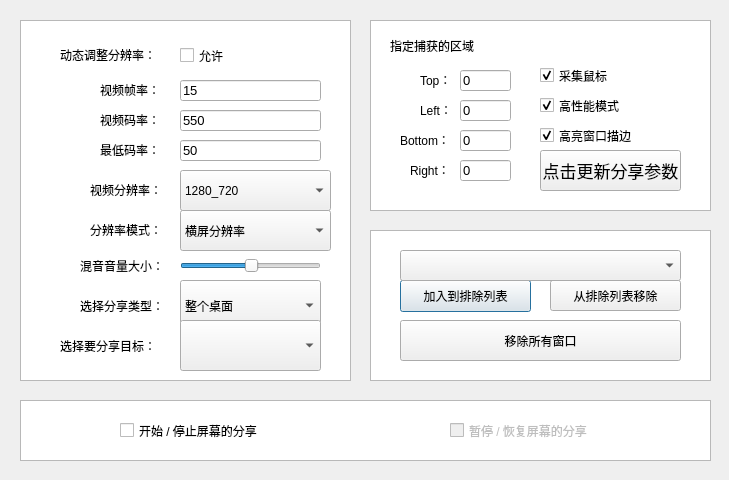
<?xml version="1.0" encoding="UTF-8"?>
<ui version="4.0">
 <class>TestScreenSharing</class>
 <widget class="QDialog" name="TestScreenSharing">
  <property name="geometry">
   <rect>
    <x>0</x>
    <y>0</y>
    <width>729</width>
    <height>480</height>
   </rect>
  </property>
  <property name="windowTitle">
   <string>屏幕录制分享</string>
  </property>
  <widget class="QPushButton" name="addExcludedShareWindow">
   <property name="geometry">
    <rect>
     <x>400</x>
     <y>280</y>
     <width>131</width>
     <height>32</height>
    </rect>
   </property>
   <property name="text">
    <string>加入到排除列表</string>
   </property>
  </widget>
  <widget class="QLineEdit" name="videoFps">
   <property name="geometry">
    <rect>
     <x>180</x>
     <y>80</y>
     <width>141</width>
     <height>21</height>
    </rect>
   </property>
   <property name="font">
    <font>
     <pointsize>10</pointsize>
    </font>
   </property>
   <property name="text">
    <string>15</string>
   </property>
   <property name="readOnly">
    <bool>false</bool>
   </property>
   <property name="placeholderText">
    <string/>
   </property>
  </widget>
  <widget class="QCheckBox" name="pauseScreenCaptureBox">
   <property name="enabled">
    <bool>false</bool>
   </property>
   <property name="geometry">
    <rect>
     <x>450</x>
     <y>420</y>
     <width>191</width>
     <height>21</height>
    </rect>
   </property>
   <property name="text">
    <string>暂停 / 恢复屏幕的分享</string>
   </property>
  </widget>
  <widget class="QPushButton" name="selectScreenCaptureTarget">
   <property name="geometry">
    <rect>
     <x>540</x>
     <y>150</y>
     <width>141</width>
     <height>41</height>
    </rect>
   </property>
   <property name="font">
    <font>
     <pointsize>13</pointsize>
    </font>
   </property>
   <property name="text">
    <string>点击更新分享参数</string>
   </property>
  </widget>
  <widget class="QPushButton" name="removeAllExcludedShareWindow">
   <property name="geometry">
    <rect>
     <x>400</x>
     <y>320</y>
     <width>281</width>
     <height>41</height>
    </rect>
   </property>
   <property name="text">
    <string>移除所有窗口</string>
   </property>
  </widget>
  <widget class="QLabel" name="label_8">
   <property name="geometry">
    <rect>
     <x>100</x>
     <y>80</y>
     <width>71</width>
     <height>20</height>
    </rect>
   </property>
   <property name="text">
    <string>视频帧率：</string>
   </property>
  </widget>
  <widget class="QLineEdit" name="right">
   <property name="geometry">
    <rect>
     <x>460</x>
     <y>160</y>
     <width>51</width>
     <height>21</height>
    </rect>
   </property>
   <property name="font">
    <font>
     <pointsize>10</pointsize>
    </font>
   </property>
   <property name="text">
    <string>0</string>
   </property>
   <property name="readOnly">
    <bool>false</bool>
   </property>
   <property name="placeholderText">
    <string/>
   </property>
  </widget>
  <widget class="QLineEdit" name="minVideoBitrate">
   <property name="geometry">
    <rect>
     <x>180</x>
     <y>140</y>
     <width>141</width>
     <height>21</height>
    </rect>
   </property>
   <property name="font">
    <font>
     <pointsize>10</pointsize>
    </font>
   </property>
   <property name="text">
    <string>50</string>
   </property>
   <property name="readOnly">
    <bool>false</bool>
   </property>
   <property name="placeholderText">
    <string/>
   </property>
  </widget>
  <widget class="QComboBox" name="screenCaptureSourceType">
   <property name="geometry">
    <rect>
     <x>180</x>
     <y>280</y>
     <width>141</width>
     <height>51</height>
    </rect>
   </property>
   <property name="currentText">
    <string>整个桌面</string>
   </property>
   <property name="currentIndex">
    <number>1</number>
   </property>
   <property name="maxVisibleItems">
    <number>2</number>
   </property>
   <property name="minimumContentsLength">
    <number>0</number>
   </property>
   <item>
    <property name="text">
     <string>某个窗口</string>
    </property>
   </item>
   <item>
    <property name="text">
     <string>整个桌面</string>
    </property>
   </item>
  </widget>
  <widget class="QPushButton" name="removeExcludedShareWindow">
   <property name="geometry">
    <rect>
     <x>550</x>
     <y>280</y>
     <width>131</width>
     <height>31</height>
    </rect>
   </property>
   <property name="text">
    <string>从排除列表移除</string>
   </property>
  </widget>
  <widget class="QLabel" name="label_10">
   <property name="geometry">
    <rect>
     <x>60</x>
     <y>39</y>
     <width>101</width>
     <height>31</height>
    </rect>
   </property>
   <property name="text">
    <string>动态调整分辨率：</string>
   </property>
  </widget>
  <widget class="QLabel" name="sdkVersionLabel_4">
   <property name="geometry">
    <rect>
     <x>80</x>
     <y>290</y>
     <width>101</width>
     <height>31</height>
    </rect>
   </property>
   <property name="text">
    <string>选择分享类型：</string>
   </property>
  </widget>
  <widget class="QCheckBox" name="enableHighLight">
   <property name="geometry">
    <rect>
     <x>540</x>
     <y>120</y>
     <width>111</width>
     <height>31</height>
    </rect>
   </property>
   <property name="text">
    <string>高亮窗口描边</string>
   </property>
   <property name="checked">
    <bool>true</bool>
   </property>
  </widget>
  <widget class="QLabel" name="label_11">
   <property name="geometry">
    <rect>
     <x>420</x>
     <y>100</y>
     <width>41</width>
     <height>20</height>
    </rect>
   </property>
   <property name="text">
    <string>Left：</string>
   </property>
  </widget>
  <widget class="QCheckBox" name="startScreenCaptureButton">
   <property name="geometry">
    <rect>
     <x>120</x>
     <y>420</y>
     <width>221</width>
     <height>21</height>
    </rect>
   </property>
   <property name="text">
    <string>开始 / 停止屏幕的分享</string>
   </property>
  </widget>
  <widget class="QLineEdit" name="top">
   <property name="geometry">
    <rect>
     <x>460</x>
     <y>70</y>
     <width>51</width>
     <height>21</height>
    </rect>
   </property>
   <property name="font">
    <font>
     <pointsize>10</pointsize>
    </font>
   </property>
   <property name="text">
    <string>0</string>
   </property>
   <property name="readOnly">
    <bool>false</bool>
   </property>
   <property name="placeholderText">
    <string/>
   </property>
  </widget>
  <widget class="QCheckBox" name="enableCaptureMouse">
   <property name="geometry">
    <rect>
     <x>540</x>
     <y>60</y>
     <width>81</width>
     <height>31</height>
    </rect>
   </property>
   <property name="text">
    <string>采集鼠标</string>
   </property>
   <property name="checked">
    <bool>true</bool>
   </property>
  </widget>
  <widget class="QLabel" name="sdkVersionLabel_7">
   <property name="geometry">
    <rect>
     <x>60</x>
     <y>330</y>
     <width>111</width>
     <height>31</height>
    </rect>
   </property>
   <property name="text">
    <string>选择要分享目标：</string>
   </property>
  </widget>
  <widget class="QComboBox" name="screenCaptureSources">
   <property name="enabled">
    <bool>true</bool>
   </property>
   <property name="geometry">
    <rect>
     <x>180</x>
     <y>320</y>
     <width>141</width>
     <height>51</height>
    </rect>
   </property>
   <property name="currentText">
    <string/>
   </property>
   <property name="currentIndex">
    <number>-1</number>
   </property>
   <property name="maxVisibleItems">
    <number>2</number>
   </property>
  </widget>
  <widget class="QLabel" name="sdkVersionLabel_3">
   <property name="geometry">
    <rect>
     <x>80</x>
     <y>250</y>
     <width>91</width>
     <height>31</height>
    </rect>
   </property>
   <property name="text">
    <string>混音音量大小：</string>
   </property>
  </widget>
  <widget class="QCheckBox" name="enableHighPerformance">
   <property name="geometry">
    <rect>
     <x>540</x>
     <y>90</y>
     <width>101</width>
     <height>31</height>
    </rect>
   </property>
   <property name="text">
    <string>高性能模式</string>
   </property>
   <property name="checked">
    <bool>true</bool>
   </property>
  </widget>
  <widget class="QLabel" name="label_20">
   <property name="geometry">
    <rect>
     <x>410</x>
     <y>160</y>
     <width>41</width>
     <height>20</height>
    </rect>
   </property>
   <property name="text">
    <string>Right：</string>
   </property>
  </widget>
  <widget class="QLabel" name="label_6">
   <property name="geometry">
    <rect>
     <x>90</x>
     <y>220</y>
     <width>81</width>
     <height>20</height>
    </rect>
   </property>
   <property name="text">
    <string>分辨率模式：</string>
   </property>
  </widget>
  <widget class="QLabel" name="label_5">
   <property name="geometry">
    <rect>
     <x>90</x>
     <y>180</y>
     <width>111</width>
     <height>20</height>
    </rect>
   </property>
   <property name="text">
    <string>视频分辨率：</string>
   </property>
  </widget>
  <widget class="QLineEdit" name="bottom">
   <property name="geometry">
    <rect>
     <x>460</x>
     <y>130</y>
     <width>51</width>
     <height>21</height>
    </rect>
   </property>
   <property name="font">
    <font>
     <pointsize>10</pointsize>
    </font>
   </property>
   <property name="text">
    <string>0</string>
   </property>
   <property name="readOnly">
    <bool>false</bool>
   </property>
   <property name="placeholderText">
    <string/>
   </property>
  </widget>
  <widget class="QLineEdit" name="left">
   <property name="geometry">
    <rect>
     <x>460</x>
     <y>100</y>
     <width>51</width>
     <height>21</height>
    </rect>
   </property>
   <property name="font">
    <font>
     <pointsize>10</pointsize>
    </font>
   </property>
   <property name="text">
    <string>0</string>
   </property>
   <property name="readOnly">
    <bool>false</bool>
   </property>
   <property name="placeholderText">
    <string/>
   </property>
  </widget>
  <widget class="QCheckBox" name="enableAdjustRes">
   <property name="geometry">
    <rect>
     <x>180</x>
     <y>40</y>
     <width>61</width>
     <height>31</height>
    </rect>
   </property>
   <property name="text">
    <string>允许</string>
   </property>
  </widget>
  <widget class="QLabel" name="sdkVersionLabel_5">
   <property name="geometry">
    <rect>
     <x>390</x>
     <y>30</y>
     <width>191</width>
     <height>31</height>
    </rect>
   </property>
   <property name="font">
    <font>
     <family>Chalkboard</family>
    </font>
   </property>
   <property name="text">
    <string>指定捕获的区域</string>
   </property>
  </widget>
  <widget class="QLineEdit" name="videoBitrate">
   <property name="geometry">
    <rect>
     <x>180</x>
     <y>110</y>
     <width>141</width>
     <height>21</height>
    </rect>
   </property>
   <property name="font">
    <font>
     <pointsize>10</pointsize>
    </font>
   </property>
   <property name="text">
    <string>550</string>
   </property>
   <property name="readOnly">
    <bool>false</bool>
   </property>
   <property name="placeholderText">
    <string/>
   </property>
  </widget>
  <widget class="QLabel" name="label_21">
   <property name="geometry">
    <rect>
     <x>400</x>
     <y>130</y>
     <width>61</width>
     <height>20</height>
    </rect>
   </property>
   <property name="text">
    <string>Bottom：</string>
   </property>
  </widget>
  <widget class="QLabel" name="label_15">
   <property name="geometry">
    <rect>
     <x>420</x>
     <y>70</y>
     <width>41</width>
     <height>20</height>
    </rect>
   </property>
   <property name="text">
    <string>Top：</string>
   </property>
  </widget>
  <widget class="QComboBox" name="resMode">
   <property name="geometry">
    <rect>
     <x>180</x>
     <y>210</y>
     <width>151</width>
     <height>41</height>
    </rect>
   </property>
   <property name="currentIndex">
    <number>0</number>
   </property>
   <property name="maxVisibleItems">
    <number>2</number>
   </property>
   <item>
    <property name="text">
     <string>横屏分辨率</string>
    </property>
   </item>
   <item>
    <property name="text">
     <string>竖屏分辨率</string>
    </property>
   </item>
  </widget>
  <widget class="QSlider" name="screenCaptureMixVolumeSlider">
   <property name="geometry">
    <rect>
     <x>180</x>
     <y>250</y>
     <width>141</width>
     <height>31</height>
    </rect>
   </property>
   <property name="value">
    <number>50</number>
   </property>
   <property name="orientation">
    <enum>Qt::Horizontal</enum>
   </property>
  </widget>
  <widget class="QLabel" name="label_16">
   <property name="geometry">
    <rect>
     <x>100</x>
     <y>140</y>
     <width>71</width>
     <height>20</height>
    </rect>
   </property>
   <property name="text">
    <string>最低码率：</string>
   </property>
  </widget>
  <widget class="QComboBox" name="videoResolution">
   <property name="geometry">
    <rect>
     <x>180</x>
     <y>170</y>
     <width>151</width>
     <height>41</height>
    </rect>
   </property>
   <property name="currentText">
    <string>1280_720</string>
   </property>
   <property name="currentIndex">
    <number>18</number>
   </property>
   <property name="maxVisibleItems">
    <number>2</number>
   </property>
   <item>
    <property name="text">
     <string>120_120   // 宽高比1:1</string>
    </property>
   </item>
   <item>
    <property name="text">
     <string>160_160</string>
    </property>
   </item>
   <item>
    <property name="text">
     <string>270_270</string>
    </property>
   </item>
   <item>
    <property name="text">
     <string>480_480</string>
    </property>
   </item>
   <item>
    <property name="text">
     <string>160_120   // 宽高比4:3</string>
    </property>
   </item>
   <item>
    <property name="text">
     <string>240_180</string>
    </property>
   </item>
   <item>
    <property name="text">
     <string>280_210</string>
    </property>
   </item>
   <item>
    <property name="text">
     <string>320_240</string>
    </property>
   </item>
   <item>
    <property name="text">
     <string>400_300</string>
    </property>
   </item>
   <item>
    <property name="text">
     <string>480_360</string>
    </property>
   </item>
   <item>
    <property name="text">
     <string>640_480</string>
    </property>
   </item>
   <item>
    <property name="text">
     <string>960_720</string>
    </property>
   </item>
   <item>
    <property name="text">
     <string>160_90     // 宽高比16:9</string>
    </property>
   </item>
   <item>
    <property name="text">
     <string>256_144</string>
    </property>
   </item>
   <item>
    <property name="text">
     <string>320_180</string>
    </property>
   </item>
   <item>
    <property name="text">
     <string>480_270</string>
    </property>
   </item>
   <item>
    <property name="text">
     <string>640_360</string>
    </property>
   </item>
   <item>
    <property name="text">
     <string>960_540</string>
    </property>
   </item>
   <item>
    <property name="text">
     <string>1280_720</string>
    </property>
   </item>
   <item>
    <property name="text">
     <string>1920_1080</string>
    </property>
   </item>
  </widget>
  <widget class="QLabel" name="label_9">
   <property name="geometry">
    <rect>
     <x>100</x>
     <y>110</y>
     <width>71</width>
     <height>20</height>
    </rect>
   </property>
   <property name="text">
    <string>视频码率：</string>
   </property>
  </widget>
  <widget class="QListView" name="listView">
   <property name="geometry">
    <rect>
     <x>20</x>
     <y>20</y>
     <width>331</width>
     <height>361</height>
    </rect>
   </property>
  </widget>
  <widget class="QListView" name="listView_2">
   <property name="geometry">
    <rect>
     <x>370</x>
     <y>20</y>
     <width>341</width>
     <height>191</height>
    </rect>
   </property>
  </widget>
  <widget class="QListView" name="listView_3">
   <property name="geometry">
    <rect>
     <x>20</x>
     <y>400</y>
     <width>691</width>
     <height>61</height>
    </rect>
   </property>
  </widget>
  <widget class="QComboBox" name="windowListBox">
   <property name="geometry">
    <rect>
     <x>400</x>
     <y>250</y>
     <width>281</width>
     <height>31</height>
    </rect>
   </property>
   <property name="currentText">
    <string/>
   </property>
   <property name="currentIndex">
    <number>-1</number>
   </property>
   <property name="maxVisibleItems">
    <number>2</number>
   </property>
   <property name="minimumContentsLength">
    <number>0</number>
   </property>
  </widget>
  <widget class="QListView" name="listView_4">
   <property name="geometry">
    <rect>
     <x>370</x>
     <y>230</y>
     <width>341</width>
     <height>151</height>
    </rect>
   </property>
  </widget>
  <zorder>listView_3</zorder>
  <zorder>listView_4</zorder>
  <zorder>listView_2</zorder>
  <zorder>listView</zorder>
  <zorder>addExcludedShareWindow</zorder>
  <zorder>videoFps</zorder>
  <zorder>pauseScreenCaptureBox</zorder>
  <zorder>selectScreenCaptureTarget</zorder>
  <zorder>removeAllExcludedShareWindow</zorder>
  <zorder>label_8</zorder>
  <zorder>right</zorder>
  <zorder>minVideoBitrate</zorder>
  <zorder>screenCaptureSourceType</zorder>
  <zorder>removeExcludedShareWindow</zorder>
  <zorder>label_10</zorder>
  <zorder>sdkVersionLabel_4</zorder>
  <zorder>enableHighLight</zorder>
  <zorder>label_11</zorder>
  <zorder>startScreenCaptureButton</zorder>
  <zorder>top</zorder>
  <zorder>enableCaptureMouse</zorder>
  <zorder>sdkVersionLabel_7</zorder>
  <zorder>screenCaptureSources</zorder>
  <zorder>sdkVersionLabel_3</zorder>
  <zorder>enableHighPerformance</zorder>
  <zorder>label_20</zorder>
  <zorder>label_6</zorder>
  <zorder>label_5</zorder>
  <zorder>bottom</zorder>
  <zorder>left</zorder>
  <zorder>enableAdjustRes</zorder>
  <zorder>sdkVersionLabel_5</zorder>
  <zorder>videoBitrate</zorder>
  <zorder>label_21</zorder>
  <zorder>label_15</zorder>
  <zorder>resMode</zorder>
  <zorder>screenCaptureMixVolumeSlider</zorder>
  <zorder>label_16</zorder>
  <zorder>videoResolution</zorder>
  <zorder>label_9</zorder>
  <zorder>windowListBox</zorder>
 </widget>
 <resources/>
 <connections/>
</ui>
